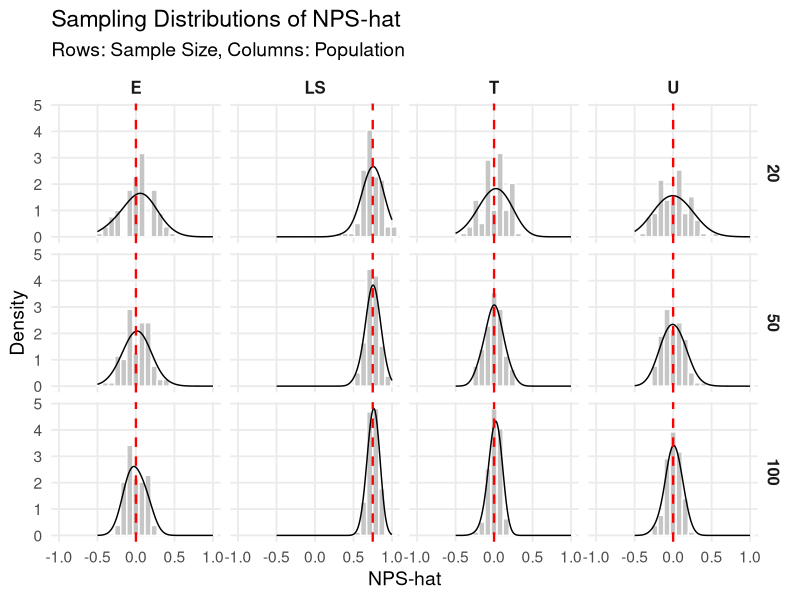
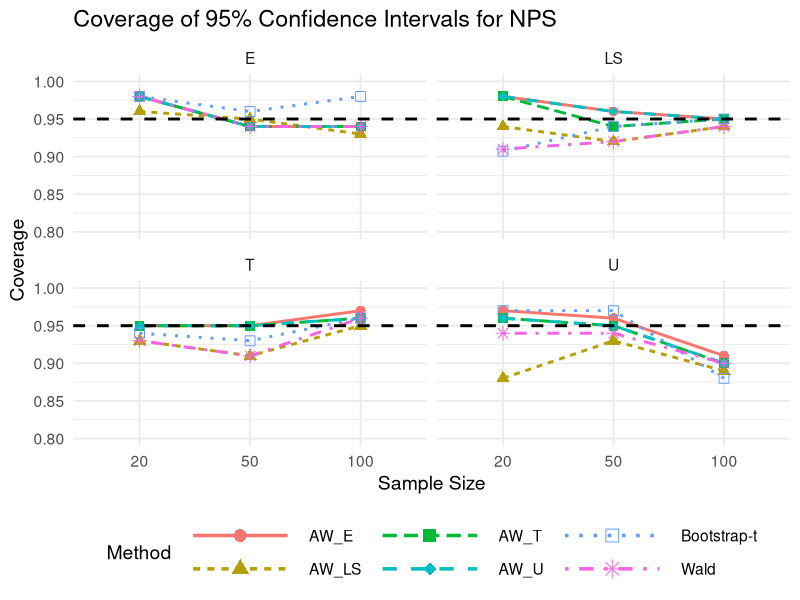
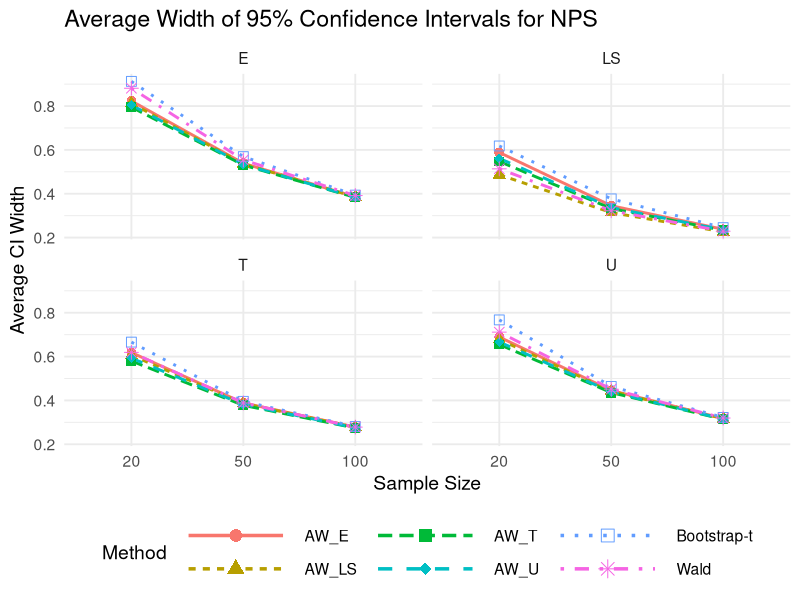
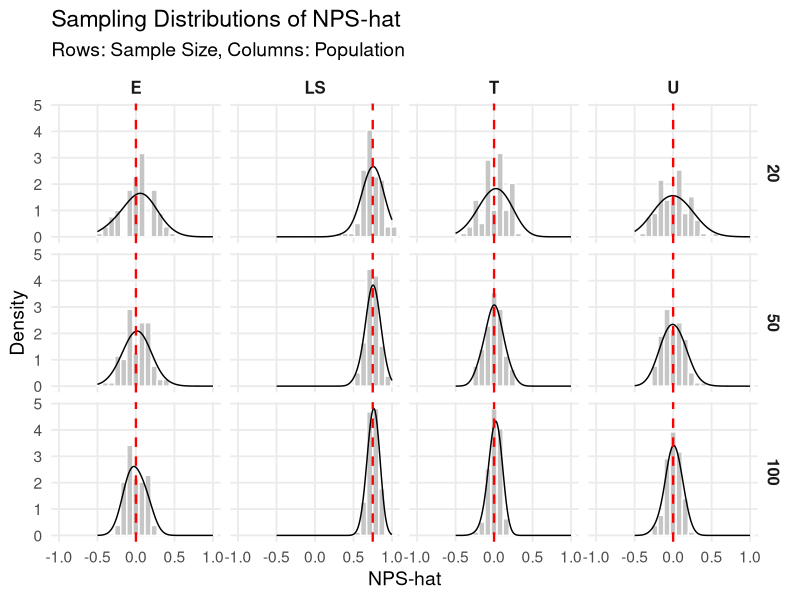
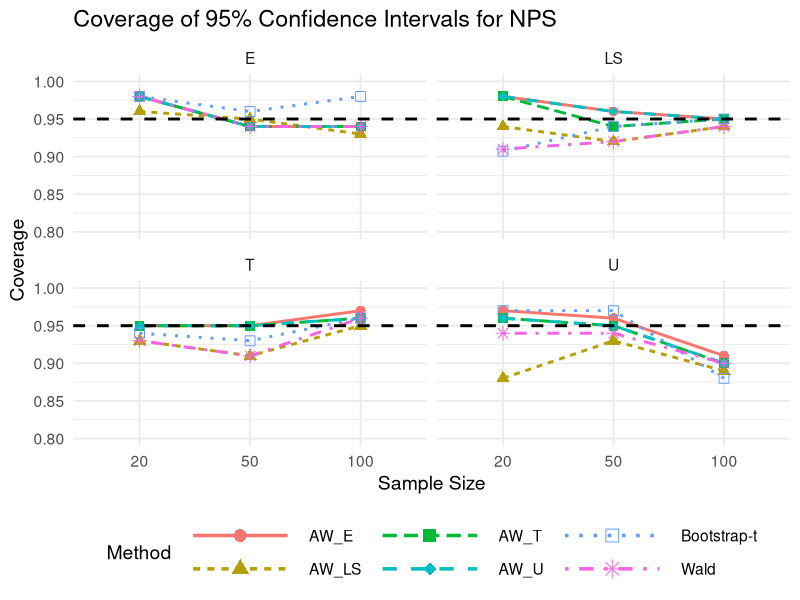
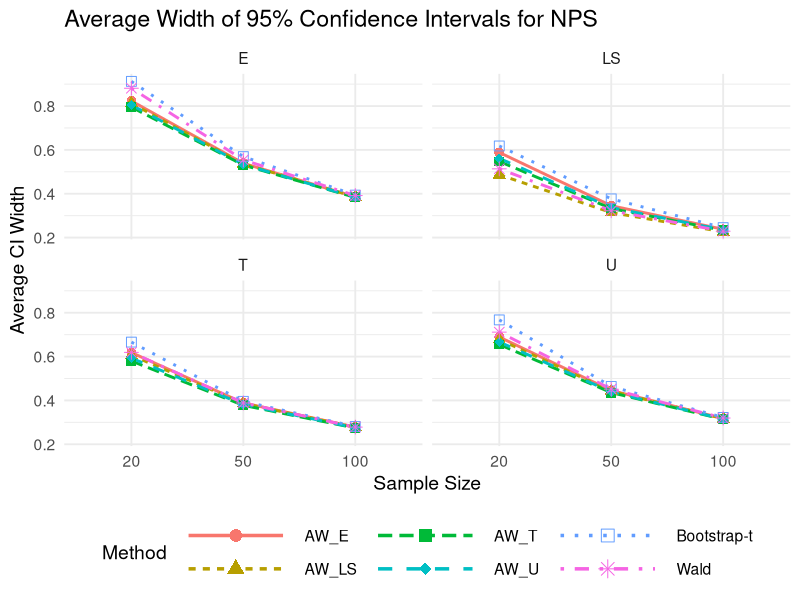

Reproduce these figures in R, in order.
#####
## R code for "Coverage and Precision of Net Promoter Score Confidence Intervals Across Sampling Distributions"
## Philip Turk, Jordan Cinderich, Emma McNeill
## 2026/04/15
#####

## Load required libraries
library(tidyverse)
library(boot)

## Set seed for reproducibility
set.seed(2025)

## Define populations and true NPS values
populations <- list(
  E  = list(p = c(0.5, 0.0, 0.5), true_nps = 0),
  LS = list(p = c(1/12, 1/12, 5/6), true_nps = 0.75),
  T  = list(p = c(0.25, 0.5, 0.25), true_nps = 0),
  U  = list(p = c(1/3, 1/3, 1/3), true_nps = 0)
)

sample_sizes <- c(20, 50, 100)
n_sim <- 100 ## Set to 100,000 for paper
B <- 1000 ## Can tweak

## Adjusted Wald pseudo-count weights
aw_weights <- list(
  AW_E  = c(3/2, 0,   3/2),
  AW_LS = c(1/4, 1/4, 5/2),
  AW_T  = c(3/4, 3/2, 3/4),
  AW_U  = c(1,   1,   1)
)

## Unbiased variance estimator for NPS-hat
var_unbiased <- function(x, n) {
  p_hat <- x / n
  nps_hat <- p_hat[3] - p_hat[1]
  var_nps <- (p_hat[3]*(1 - p_hat[3]) + p_hat[1]*(1 - p_hat[1]) + 2*p_hat[3]*p_hat[1]) / (n - 1)
  return(setNames(c(nps_hat, sqrt(var_nps)), c("est", "se")))
}

## Bootstrap t confidence interval
bootstrap_t_ci <- function(x, n, B = 1000, alpha = 0.05) {
  ## Original estimate and standard error using Theorem 5
  original <- var_unbiased(x, n)
  theta_hat <- original["est"]
  se_hat <- original["se"]
  
  ## Reconstruct original sample data as a vector of class labels
  categories <- rep(c("D", "N", "P"), times = x)
  
  ## Initialize vector to store t* statistics
  t_star <- numeric(B)
  
  for (b in 1:B) {
    ## Nonparametric bootstrap: resample with replacement
    sample_b <- sample(categories, size = n, replace = TRUE)
    
    ## Tabulate counts in the same order (D, N, P)
    x_star <- table(factor(sample_b, levels = c("D", "N", "P")))
    x_star <- as.numeric(x_star)
    
    ## Estimate NPS* and SE* from bootstrap sample
    star <- var_unbiased(x_star, n)
    est_star <- star["est"]
    se_star  <- star["se"]
    
    ## Compute t* (only if SE* > 0 to avoid division by zero)
    t_star[b] <- if (se_star > 0) {
      (est_star - theta_hat) / se_star
    } else {
      NA_real_
    }
  }
  
  ## Compute bootstrap quantiles (ignoring any NAs)
  t_quantiles <- quantile(t_star, probs = c(1 - alpha/2, alpha/2), na.rm = TRUE)
  
  ## Compute final bootstrap t interval using SE from original sample
  ci_lower <- theta_hat - t_quantiles[1] * se_hat
  ci_upper <- theta_hat - t_quantiles[2] * se_hat
  
  return(setNames(c(theta_hat, ci_lower, ci_upper), c("est", "lower", "upper")))
}

## Adjusted Wald CI using pseudo-counts
adjusted_ci <- function(x, w, n) {
  x_adj <- x + w
  n_adj <- n + sum(w)
  p_hat <- x_adj / n_adj
  nps_hat <- p_hat[3] - p_hat[1]
  var_hat <- (p_hat[3]*(1 - p_hat[3]) + p_hat[1]*(1 - p_hat[1]) + 2*p_hat[3]*p_hat[1]) / (n_adj - 1)
  se_hat <- sqrt(var_hat)
  ci <- c(nps_hat - 1.96 * se_hat, nps_hat + 1.96 * se_hat)
  return(setNames(c(nps_hat, ci[1], ci[2]), c("est", "lower", "upper")))
}

## Run simulations
results <- list()
sampling_dists <- list()

for (pop_name in names(populations)) {
  for (n in sample_sizes) {
    pop <- populations[[pop_name]]
    for (i in 1:n_sim) {
      x <- rmultinom(1, n, pop$p)
      x <- as.vector(x)
      names(x) <- c("D", "N", "P")
      true_nps <- pop$true_nps
      
      ## Save NPS-hat for distribution plot
      p_hat <- x / n
      nps_hat <- p_hat[3] - p_hat[1]
      sampling_dists[[length(sampling_dists) + 1]] <- tibble(
        Population = pop_name, SampleSize = n, NPS_hat = nps_hat
      )
      
      ## Wald
      wald <- var_unbiased(x, n)
      ci_wald <- c(wald["est"] - 1.96 * wald["se"], wald["est"] + 1.96 * wald["se"])
      
      ## Bootstrap-t
      bt <- tryCatch(bootstrap_t_ci(x, n), error = function(e) c(est = NA, lower = NA, upper = NA))
      
      ## Adjusted Wald
      aw_results <- map_dfr(aw_weights, ~{
        ci <- adjusted_ci(x, ., n)
        tibble(lower = ci["lower"], upper = ci["upper"], est = ci["est"])
      }, .id = "Method")
      
      ## Combine CI results
      temp <- tibble(
        Population = pop_name,
        SampleSize = n,
        Method = c("Wald", "Bootstrap-t", aw_results$Method),
        Est = c(wald["est"], bt["est"], aw_results$est),
        Lower = c(ci_wald[1], bt["lower"], aw_results$lower),
        Upper = c(ci_wald[2], bt["upper"], aw_results$upper),
        Coverage = c(
          between(true_nps, ci_wald[1], ci_wald[2]),
          between(true_nps, bt["lower"], bt["upper"]),
          mapply(between, true_nps, aw_results$lower, aw_results$upper)
        ),
        Width = c(
          diff(ci_wald),
          bt["upper"] - bt["lower"],
          aw_results$upper - aw_results$lower
        )
      )
      
      results[[length(results) + 1]] <- temp
    }
  }
}

df_results <- bind_rows(results)
df_sampling <- bind_rows(sampling_dists)

## Sampling distribution faceted plot
## Reorder factors
df_sampling$Population <- factor(df_sampling$Population, levels = c("E", "LS", "T", "U"))
df_sampling$SampleSize <- factor(df_sampling$SampleSize, levels = c(20, 50, 100))

## Verify unbiasedness
# df_sampling %>% group_by(Population, SampleSize) %>% summarize(mean(NPS_hat))

## Reference truth lines
truth_df <- expand.grid(
  Population = levels(df_sampling$Population),
  SampleSize = levels(df_sampling$SampleSize)
) %>%
  mutate(TrueNPS = sapply(Population, function(p) populations[[p]]$true_nps))

bins_fd <- nclass.Sturges(df_sampling$NPS_hat)

## Final plot
ggplot(df_sampling, aes(x = NPS_hat)) +
  geom_histogram(aes(y = after_stat(density)),
    bins = 20, fill = "grey70", color = "white", alpha = 0.75) +
  geom_density(adjust = 2.5) +
  geom_vline(data = truth_df, aes(xintercept = TrueNPS), 
             color = "red", linetype = "dashed", linewidth = 0.8) +
  facet_grid(rows = vars(SampleSize), cols = vars(Population)) +
  coord_cartesian(xlim = c(-1, 1)) +
  labs(
    title = "Sampling Distributions of NPS-hat",
    subtitle = "Rows: Sample Size, Columns: Population",
    x = "NPS-hat",
    y = "Density"
  ) +
  theme_minimal(base_size = 14) +
  theme(
    strip.text = element_text(face = "bold", size = 12),
    panel.grid.minor = element_blank()
  )

## Save as PNG
ggsave("Plots/plot01.png", width = 10, height = 8, units = "in", dpi = 600)

## Summarize CI performance
summary_df <- df_results %>%
  mutate(TrueNPS = sapply(Population, function(p) populations[[p]]$true_nps)) %>%
  group_by(Population, SampleSize, Method) %>%
  summarize(Coverage = mean(Coverage, na.rm = TRUE),
            Avg_CI_Width = mean(Width, na.rm = TRUE),
            Bias = mean(Est - TrueNPS, na.rm = TRUE),
            .groups = "drop")
# write.table(summary_df, file = "summary_df.csv", row.names = FALSE, quote = FALSE, sep = ",")

## Line/point plot of coverage with custom shapes
ggplot(summary_df, aes(x = factor(SampleSize), y = Coverage,
                       group = Method,
                       color = Method,
                       linetype = Method,
                       shape = Method)) +
  geom_line(linewidth = 1) +
  geom_point(size = 3) +
  facet_wrap(~ Population) +
  geom_hline(yintercept = 0.95, linetype = "dashed", linewidth = 1) +
  labs(title = "Coverage of 95% Confidence Intervals for NPS",
       x = "Sample Size", y = "Coverage") +
  coord_cartesian(ylim = c(0.8, 1)) +
  theme_minimal(base_size = 14) +
  theme(
    legend.position = "bottom",
    legend.key.width = unit(3, "cm"),
    legend.key.height = unit(0.6, "cm")
  ) +
  guides(color = guide_legend(override.aes = list(linewidth = 1.2, size = 4))) +
  scale_shape_manual(values = c(
    "AW_E"       = 16,  # filled circle
    "AW_LS"      = 17,  # filled triangle
    "AW_T"       = 15,  # filled square
    "AW_U"       = 18,  # filled diamond (much more visible than cross)
    "Bootstrap-t"= 0,   # open square
    "Wald"       = 8    # star
  ))

## Save as PNG
ggsave("Plots/plot02_lines.png", width = 10, height = 8, units = "in", dpi = 600)

## Line/point plot of width with custom shapes
ggplot(summary_df, aes(x = factor(SampleSize), y = Avg_CI_Width,
                       group = Method,
                       color = Method,
                       linetype = Method,
                       shape = Method)) +
  geom_line(linewidth = 1) +
  geom_point(size = 3) +
  facet_wrap(~ Population) +
  labs(title = "Average Width of 95% Confidence Intervals for NPS",
       x = "Sample Size", y = "Average CI Width") +
  theme_minimal(base_size = 14) +
  theme(
    legend.position = "bottom",
    legend.key.width = unit(3, "cm"),
    legend.key.height = unit(0.6, "cm")
  ) +
  guides(color = guide_legend(override.aes = list(linewidth = 1.2, size = 4))) +
  scale_shape_manual(values = c(
    "AW_E"       = 16,  # filled circle
    "AW_LS"      = 17,  # filled triangle
    "AW_T"       = 15,  # filled square
    "AW_U"       = 18,  # filled diamond (much more visible than cross)
    "Bootstrap-t"= 0,   # open square
    "Wald"       = 8    # star
  ))

## Save as PNG
ggsave("Plots/plot03_lines.png", width = 10, height = 8, units = "in", dpi = 600)
